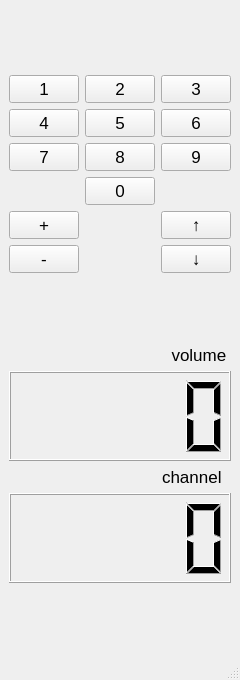
<?xml version="1.0" encoding="UTF-8"?>
<ui version="4.0">
 <class>MainWindow</class>
 <widget class="QMainWindow" name="MainWindow">
  <property name="geometry">
   <rect>
    <x>0</x>
    <y>0</y>
    <width>240</width>
    <height>680</height>
   </rect>
  </property>
  <property name="sizePolicy">
   <sizepolicy hsizetype="Fixed" vsizetype="Fixed">
    <horstretch>0</horstretch>
    <verstretch>0</verstretch>
   </sizepolicy>
  </property>
  <property name="minimumSize">
   <size>
    <width>240</width>
    <height>680</height>
   </size>
  </property>
  <property name="maximumSize">
   <size>
    <width>240</width>
    <height>680</height>
   </size>
  </property>
  <property name="windowTitle">
   <string>MainWindow</string>
  </property>
  <widget class="QWidget" name="centralwidget">
   <layout class="QGridLayout" name="gridLayout_2">
    <item row="0" column="0">
     <layout class="QGridLayout" name="gridLayout">
      <item row="6" column="2">
       <widget class="QPushButton" name="pushButton_9">
        <property name="font">
         <font>
          <pointsize>13</pointsize>
          <weight>50</weight>
          <bold>false</bold>
         </font>
        </property>
        <property name="text">
         <string>9</string>
        </property>
       </widget>
      </item>
      <item row="1" column="0">
       <widget class="QPushButton" name="pushButton_5">
        <property name="font">
         <font>
          <pointsize>13</pointsize>
          <weight>50</weight>
          <bold>false</bold>
         </font>
        </property>
        <property name="text">
         <string>4</string>
        </property>
       </widget>
      </item>
      <item row="0" column="0">
       <widget class="QPushButton" name="pushButton">
        <property name="font">
         <font>
          <pointsize>13</pointsize>
          <weight>50</weight>
          <bold>false</bold>
         </font>
        </property>
        <property name="text">
         <string>1</string>
        </property>
       </widget>
      </item>
      <item row="10" column="0">
       <widget class="QPushButton" name="pushButton_13">
        <property name="font">
         <font>
          <pointsize>13</pointsize>
          <weight>50</weight>
          <bold>false</bold>
         </font>
        </property>
        <property name="text">
         <string>-</string>
        </property>
       </widget>
      </item>
      <item row="0" column="1">
       <widget class="QPushButton" name="pushButton_2">
        <property name="font">
         <font>
          <pointsize>13</pointsize>
          <weight>50</weight>
          <bold>false</bold>
         </font>
        </property>
        <property name="text">
         <string>2</string>
        </property>
       </widget>
      </item>
      <item row="9" column="0">
       <widget class="QPushButton" name="pushButton_11">
        <property name="font">
         <font>
          <pointsize>13</pointsize>
          <weight>50</weight>
          <bold>false</bold>
         </font>
        </property>
        <property name="text">
         <string>+</string>
        </property>
       </widget>
      </item>
      <item row="0" column="2">
       <widget class="QPushButton" name="pushButton_3">
        <property name="font">
         <font>
          <pointsize>13</pointsize>
          <weight>50</weight>
          <bold>false</bold>
         </font>
        </property>
        <property name="text">
         <string>3</string>
        </property>
       </widget>
      </item>
      <item row="6" column="1">
       <widget class="QPushButton" name="pushButton_8">
        <property name="font">
         <font>
          <pointsize>13</pointsize>
          <weight>50</weight>
          <bold>false</bold>
         </font>
        </property>
        <property name="text">
         <string>8</string>
        </property>
       </widget>
      </item>
      <item row="6" column="0">
       <widget class="QPushButton" name="pushButton_7">
        <property name="font">
         <font>
          <pointsize>13</pointsize>
          <weight>50</weight>
          <bold>false</bold>
         </font>
        </property>
        <property name="text">
         <string>7</string>
        </property>
       </widget>
      </item>
      <item row="1" column="1">
       <widget class="QPushButton" name="pushButton_4">
        <property name="font">
         <font>
          <pointsize>13</pointsize>
          <weight>50</weight>
          <bold>false</bold>
         </font>
        </property>
        <property name="text">
         <string>5</string>
        </property>
       </widget>
      </item>
      <item row="1" column="2">
       <widget class="QPushButton" name="pushButton_6">
        <property name="font">
         <font>
          <pointsize>13</pointsize>
          <weight>50</weight>
          <bold>false</bold>
         </font>
        </property>
        <property name="text">
         <string>6</string>
        </property>
       </widget>
      </item>
      <item row="7" column="1">
       <widget class="QPushButton" name="pushButton_10">
        <property name="font">
         <font>
          <pointsize>13</pointsize>
          <weight>50</weight>
          <bold>false</bold>
         </font>
        </property>
        <property name="text">
         <string>0</string>
        </property>
       </widget>
      </item>
      <item row="10" column="2">
       <widget class="QPushButton" name="pushButton_12">
        <property name="font">
         <font>
          <pointsize>13</pointsize>
          <weight>50</weight>
          <bold>false</bold>
         </font>
        </property>
        <property name="text">
         <string>↓</string>
        </property>
       </widget>
      </item>
      <item row="9" column="2">
       <widget class="QPushButton" name="pushButton_14">
        <property name="font">
         <font>
          <pointsize>13</pointsize>
          <weight>50</weight>
          <bold>false</bold>
         </font>
        </property>
        <property name="text">
         <string>↑</string>
        </property>
       </widget>
      </item>
     </layout>
    </item>
    <item row="1" column="0">
     <layout class="QVBoxLayout" name="verticalLayout">
      <item>
       <widget class="QLabel" name="label">
        <property name="maximumSize">
         <size>
          <width>167772</width>
          <height>20</height>
         </size>
        </property>
        <property name="font">
         <font>
          <pointsize>13</pointsize>
         </font>
        </property>
        <property name="layoutDirection">
         <enum>Qt::LeftToRight</enum>
        </property>
        <property name="autoFillBackground">
         <bool>false</bool>
        </property>
        <property name="text">
         <string>volume </string>
        </property>
        <property name="alignment">
         <set>Qt::AlignRight|Qt::AlignTrailing|Qt::AlignVCenter</set>
        </property>
        <property name="wordWrap">
         <bool>false</bool>
        </property>
       </widget>
      </item>
      <item>
       <widget class="QLCDNumber" name="volume">
        <property name="maximumSize">
         <size>
          <width>16777215</width>
          <height>90</height>
         </size>
        </property>
        <property name="smallDecimalPoint">
         <bool>false</bool>
        </property>
        <property name="intValue" stdset="0">
         <number>0</number>
        </property>
       </widget>
      </item>
      <item>
       <widget class="QLabel" name="label_2">
        <property name="maximumSize">
         <size>
          <width>16777215</width>
          <height>20</height>
         </size>
        </property>
        <property name="font">
         <font>
          <pointsize>13</pointsize>
         </font>
        </property>
        <property name="layoutDirection">
         <enum>Qt::LeftToRight</enum>
        </property>
        <property name="autoFillBackground">
         <bool>false</bool>
        </property>
        <property name="text">
         <string>channel  </string>
        </property>
        <property name="alignment">
         <set>Qt::AlignRight|Qt::AlignTrailing|Qt::AlignVCenter</set>
        </property>
        <property name="wordWrap">
         <bool>false</bool>
        </property>
       </widget>
      </item>
      <item>
       <widget class="QLCDNumber" name="channel">
        <property name="maximumSize">
         <size>
          <width>16777215</width>
          <height>90</height>
         </size>
        </property>
        <property name="smallDecimalPoint">
         <bool>false</bool>
        </property>
        <property name="intValue" stdset="0">
         <number>0</number>
        </property>
       </widget>
      </item>
     </layout>
    </item>
   </layout>
  </widget>
  <widget class="QMenuBar" name="menubar">
   <property name="geometry">
    <rect>
     <x>0</x>
     <y>0</y>
     <width>240</width>
     <height>21</height>
    </rect>
   </property>
  </widget>
  <widget class="QStatusBar" name="statusbar"/>
 </widget>
 <resources/>
 <connections>
  <connection>
   <sender>pushButton</sender>
   <signal>clicked()</signal>
   <receiver>MainWindow</receiver>
   <slot>channel1()</slot>
   <hints>
    <hint type="sourcelabel">
     <x>43</x>
     <y>71</y>
    </hint>
    <hint type="destinationlabel">
     <x>26</x>
     <y>25</y>
    </hint>
   </hints>
  </connection>
  <connection>
   <sender>pushButton_2</sender>
   <signal>clicked()</signal>
   <receiver>MainWindow</receiver>
   <slot>channel2()</slot>
   <hints>
    <hint type="sourcelabel">
     <x>118</x>
     <y>75</y>
    </hint>
    <hint type="destinationlabel">
     <x>104</x>
     <y>28</y>
    </hint>
   </hints>
  </connection>
  <connection>
   <sender>pushButton_3</sender>
   <signal>clicked()</signal>
   <receiver>MainWindow</receiver>
   <slot>channel3()</slot>
   <hints>
    <hint type="sourcelabel">
     <x>215</x>
     <y>78</y>
    </hint>
    <hint type="destinationlabel">
     <x>201</x>
     <y>27</y>
    </hint>
   </hints>
  </connection>
  <connection>
   <sender>pushButton_5</sender>
   <signal>clicked()</signal>
   <receiver>MainWindow</receiver>
   <slot>channel4()</slot>
   <hints>
    <hint type="sourcelabel">
     <x>29</x>
     <y>132</y>
    </hint>
    <hint type="destinationlabel">
     <x>48</x>
     <y>147</y>
    </hint>
   </hints>
  </connection>
  <connection>
   <sender>pushButton_4</sender>
   <signal>clicked()</signal>
   <receiver>MainWindow</receiver>
   <slot>channel5()</slot>
   <hints>
    <hint type="sourcelabel">
     <x>129</x>
     <y>131</y>
    </hint>
    <hint type="destinationlabel">
     <x>140</x>
     <y>151</y>
    </hint>
   </hints>
  </connection>
  <connection>
   <sender>pushButton_6</sender>
   <signal>clicked()</signal>
   <receiver>MainWindow</receiver>
   <slot>channel6()</slot>
   <hints>
    <hint type="sourcelabel">
     <x>217</x>
     <y>129</y>
    </hint>
    <hint type="destinationlabel">
     <x>225</x>
     <y>157</y>
    </hint>
   </hints>
  </connection>
  <connection>
   <sender>pushButton_7</sender>
   <signal>clicked()</signal>
   <receiver>MainWindow</receiver>
   <slot>channel7()</slot>
   <hints>
    <hint type="sourcelabel">
     <x>47</x>
     <y>177</y>
    </hint>
    <hint type="destinationlabel">
     <x>14</x>
     <y>210</y>
    </hint>
   </hints>
  </connection>
  <connection>
   <sender>pushButton_8</sender>
   <signal>clicked()</signal>
   <receiver>MainWindow</receiver>
   <slot>channel8()</slot>
   <hints>
    <hint type="sourcelabel">
     <x>127</x>
     <y>178</y>
    </hint>
    <hint type="destinationlabel">
     <x>61</x>
     <y>220</y>
    </hint>
   </hints>
  </connection>
  <connection>
   <sender>pushButton_9</sender>
   <signal>clicked()</signal>
   <receiver>MainWindow</receiver>
   <slot>channel9()</slot>
   <hints>
    <hint type="sourcelabel">
     <x>223</x>
     <y>192</y>
    </hint>
    <hint type="destinationlabel">
     <x>223</x>
     <y>224</y>
    </hint>
   </hints>
  </connection>
  <connection>
   <sender>pushButton_10</sender>
   <signal>clicked()</signal>
   <receiver>MainWindow</receiver>
   <slot>channel0()</slot>
   <hints>
    <hint type="sourcelabel">
     <x>122</x>
     <y>246</y>
    </hint>
    <hint type="destinationlabel">
     <x>116</x>
     <y>265</y>
    </hint>
   </hints>
  </connection>
  <connection>
   <sender>pushButton_11</sender>
   <signal>clicked()</signal>
   <receiver>MainWindow</receiver>
   <slot>volume_up()</slot>
   <hints>
    <hint type="sourcelabel">
     <x>45</x>
     <y>295</y>
    </hint>
    <hint type="destinationlabel">
     <x>97</x>
     <y>307</y>
    </hint>
   </hints>
  </connection>
  <connection>
   <sender>pushButton_13</sender>
   <signal>clicked()</signal>
   <receiver>MainWindow</receiver>
   <slot>volume_down()</slot>
   <hints>
    <hint type="sourcelabel">
     <x>56</x>
     <y>354</y>
    </hint>
    <hint type="destinationlabel">
     <x>70</x>
     <y>373</y>
    </hint>
   </hints>
  </connection>
  <connection>
   <sender>pushButton_12</sender>
   <signal>clicked()</signal>
   <receiver>MainWindow</receiver>
   <slot>channel_past()</slot>
   <hints>
    <hint type="sourcelabel">
     <x>218</x>
     <y>353</y>
    </hint>
    <hint type="destinationlabel">
     <x>141</x>
     <y>319</y>
    </hint>
   </hints>
  </connection>
  <connection>
   <sender>pushButton_14</sender>
   <signal>clicked()</signal>
   <receiver>MainWindow</receiver>
   <slot>channel_next()</slot>
   <hints>
    <hint type="sourcelabel">
     <x>185</x>
     <y>297</y>
    </hint>
    <hint type="destinationlabel">
     <x>206</x>
     <y>378</y>
    </hint>
   </hints>
  </connection>
 </connections>
 <slots>
  <slot>channel1()</slot>
  <slot>channel2()</slot>
  <slot>channel3()</slot>
  <slot>channel4()</slot>
  <slot>channel5()</slot>
  <slot>channel6()</slot>
  <slot>channel7()</slot>
  <slot>channel8()</slot>
  <slot>channel9()</slot>
  <slot>channel0()</slot>
  <slot>channel_next()</slot>
  <slot>channel_past()</slot>
  <slot>volume_up()</slot>
  <slot>volume_down()</slot>
 </slots>
</ui>
